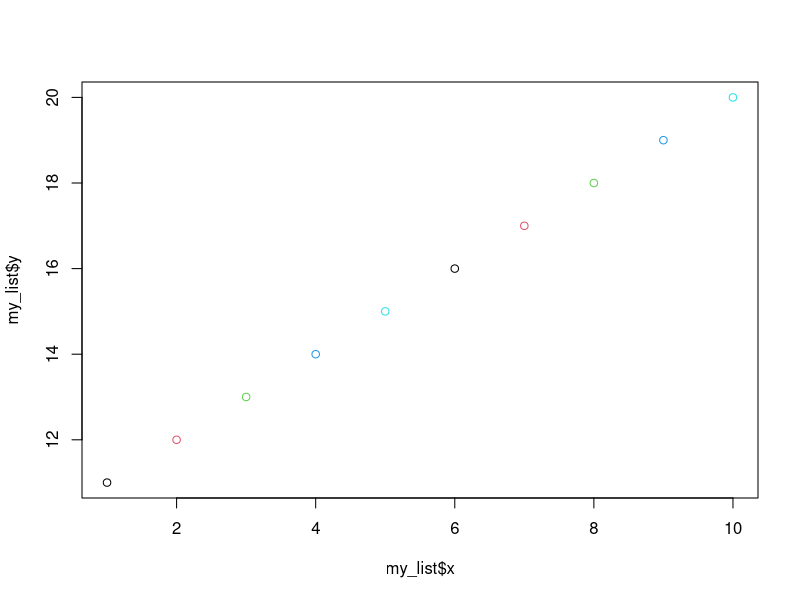
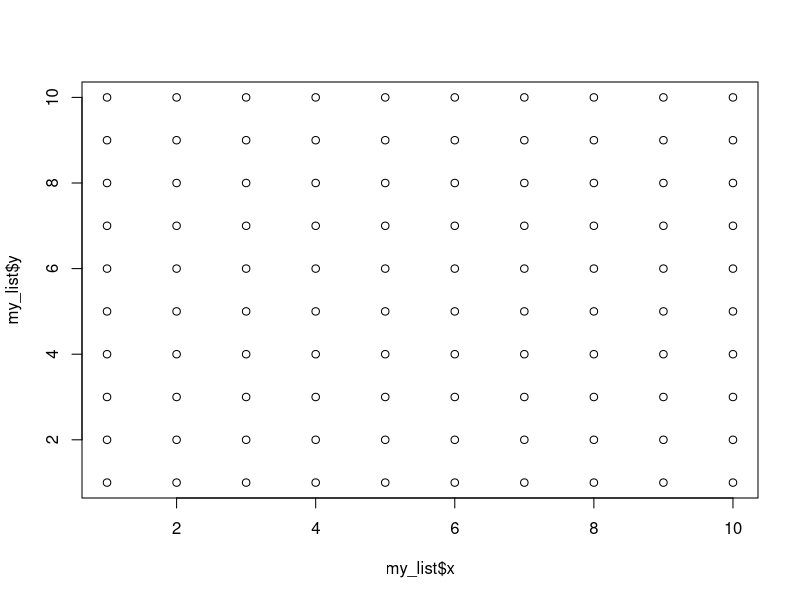
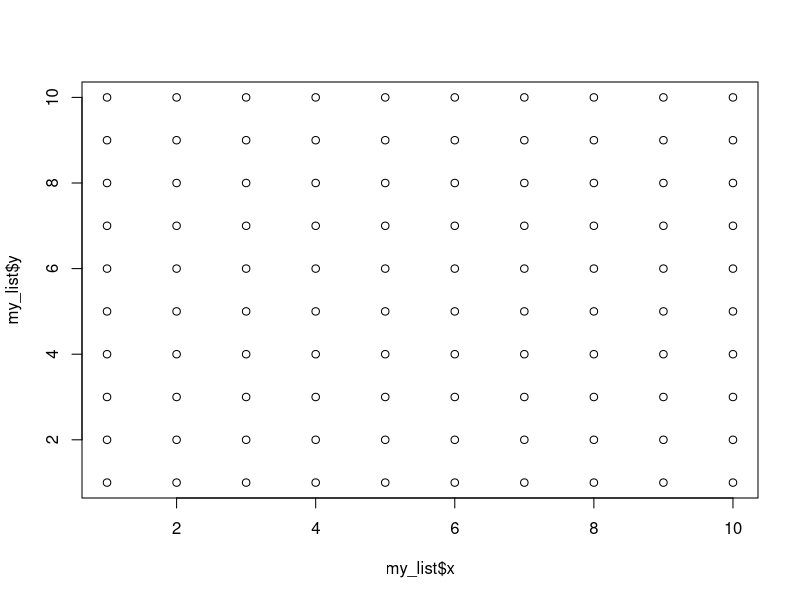
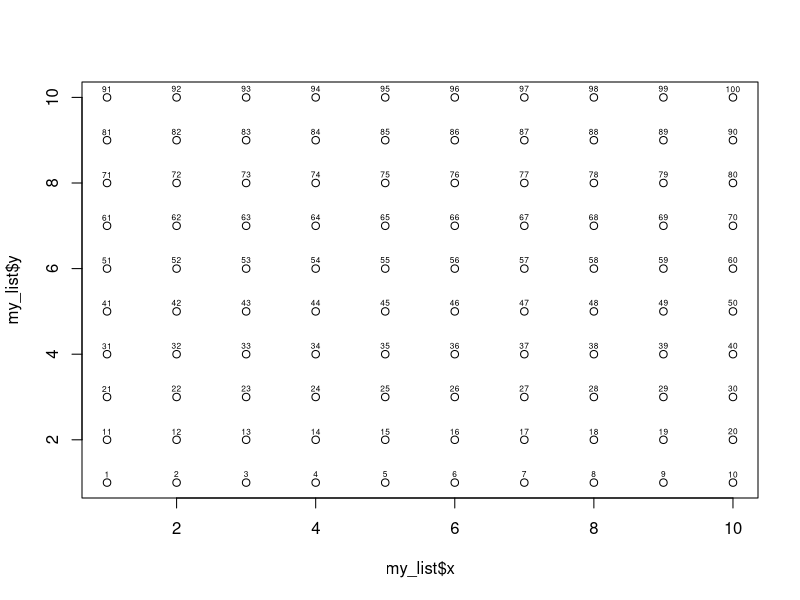
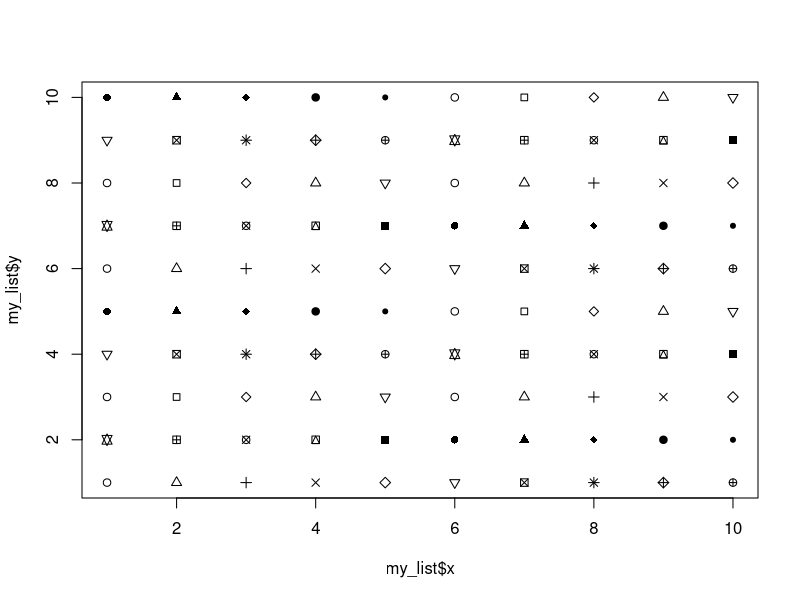
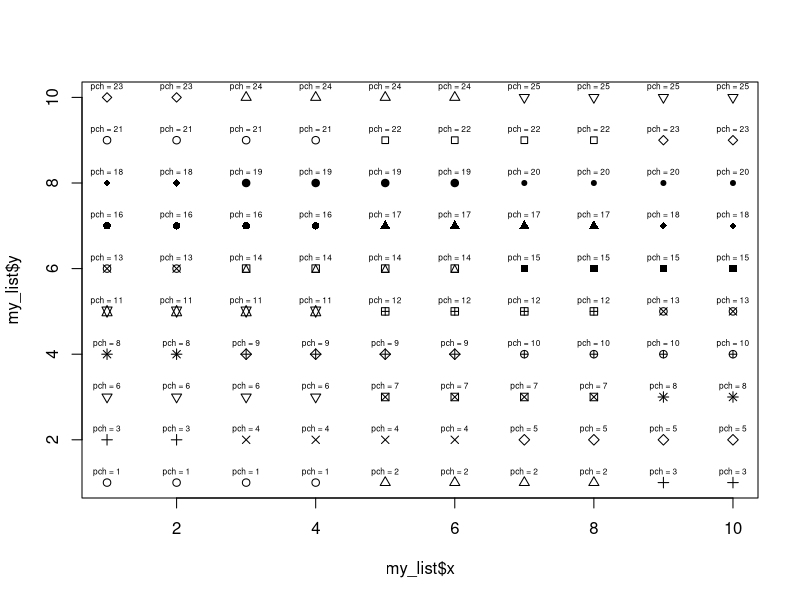
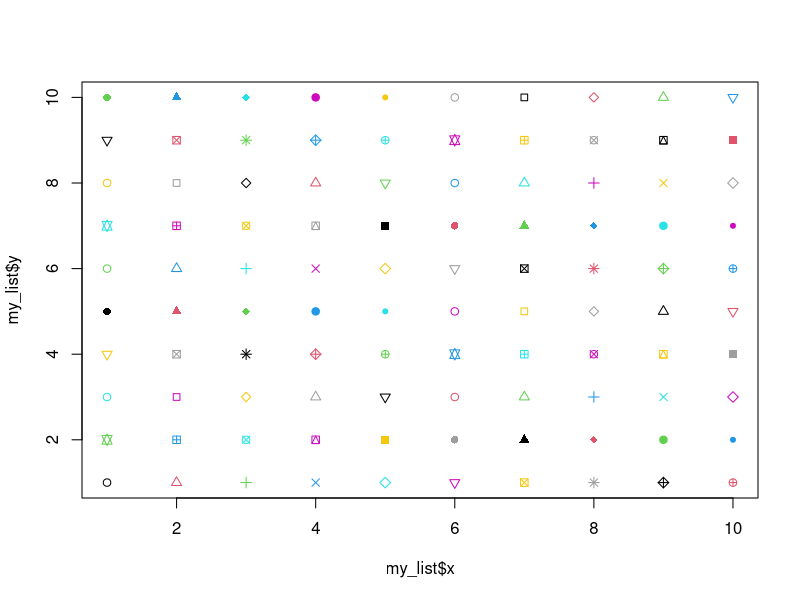

Generate these figures, in order, with R:
## ---- chunk 1
knitr::opts_chunk$set(echo = TRUE)
## ---- chunk 2

my_matrix = matrix(data = c(1:10, 11:20, 111:120)) #We are using the arguments "data = " and "ncol =".

is.matrix(my_matrix) #We can interrogate the object and see if it is a matrix.

## ---- chunk 3

my_matrix

## ---- chunk 4

help(matrix)

## ---- chunk 5

my_cols = c("Species 1", "Species 2", "Species 3")
my_rows = c("Site 1", "Site 2", "Site 3", "Site 4", "Site 5", "Site 6", "Site 7", "Site 8", "Site 9", "Site 10")

my_names = list(my_rows, my_cols) #We're making a list here with the two vector objects above.

my_matrix = matrix(data = c(1:10, 11:20, 111:120), ncol = 3, dimnames = my_names) #Note we don't have to specify row number.

## ---- chunk 6

my_matrix = matrix(nrow = 10, ncol = 3, dimnames = my_names)

## ---- chunk 7

my_matrix[,1] = 1:10 #We're taking the columns in order here
my_matrix[,2] = 11:20
my_matrix[,3] = 111:120

#An alternative method

my_matrix[,"Species 1"] = 1:10
my_matrix[,"Species 2"] = 11:20
my_matrix[,"Species 3"] = 111:120

## ---- chunk 8

my_matrix[, 1]

my_matrix[1, ]

my_matrix[2, 2:3]

my_matrix[c(2,4,8), 3] #When can choose non-consecutive rows here with concatenate.


## ---- chunk 9

my_list = list(x = 1:10, y = 11:20, col = c(1:5)) #Note here we're only using a list of five integers for colors.

plot(my_list, col = my_list$col)

#What's wrong with this plot?

## ---- chunk 10

my_list = list(x = rep(1:10,10), 
               y = c(rep(1,10), rep(2,10), rep(3,10), rep(4,10), rep(5,10), rep(6,10), rep(7,10), rep(8,10), rep(9,10), rep(10,10))) #Functions are better here.

#Let's build a custom funciton. It's not so scary. We tell R what to do with a vector.

my_grid = function(x, times = 10){
  out = vector(mode = "numeric", length = length(x)*times) #Using length() function here. Allows us to be flexible.
  for(i in 1:length(x)){ #Yes, we use for() loops. For every position in our vector object, we're going to use the function rep.
    write_value = rep(x[i], times)
    out[1:10 + ((i-1) * 10)] = write_value
  }
  out
}

my_list = list(x = rep(1:10, 10),
               y = my_grid(1:10))

plot(my_list)

#The most efficient choice is a unique class of R functions centered around apply(). Here, we use sapply() to iteratively repeat the input 10 times.

my_list = list(x = rep(1:10, 10),
               y = sapply(1:10, function(x){
                    rep(x, 10)
                  })
               )

plot(my_list)

## ---- chunk 11

plot(my_list)

text(x = my_list$x, #Using function text() to add text to plot. Note arguments
     y = my_list$y+0.2, 
     labels = 1:100, 
     cex = 0.5) #The cex argument changes the size of what is plotted. CEX stands for "character expansion".



## ---- chunk 12

plot(my_list, pch = 1:25)

#How do we make it so the characters show up as 4 of each in a row?

plot(my_list, 
     pch = sapply(1:25, function(x){
       rep(x, 4)
     }))

#Can we add text to clarify? You bet!

text(x = my_list$x,
     y = my_list$y + 0.25,
     labels = paste0("pch = ", 
              sapply(1:25, function(y){ #This is the code chunk we used to get our symbols into groups of 4. 
                rep(y, 4)
              })),
     cex = 0.5)

## ---- chunk 13

plot(my_list, 
     pch = 1:25, 
     col = 1:8)


